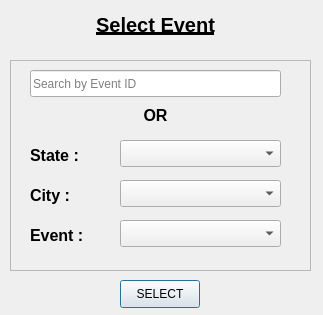
<?xml version="1.0" encoding="UTF-8"?>
<ui version="4.0">
 <class>selectEvent</class>
 <widget class="QDialog" name="selectEvent">
  <property name="geometry">
   <rect>
    <x>0</x>
    <y>0</y>
    <width>323</width>
    <height>315</height>
   </rect>
  </property>
  <property name="windowTitle">
   <string> </string>
  </property>
  <widget class="QFrame" name="frame">
   <property name="geometry">
    <rect>
     <x>10</x>
     <y>60</y>
     <width>301</width>
     <height>211</height>
    </rect>
   </property>
   <property name="frameShape">
    <enum>QFrame::StyledPanel</enum>
   </property>
   <property name="frameShadow">
    <enum>QFrame::Raised</enum>
   </property>
   <widget class="QComboBox" name="cityComboBox">
    <property name="geometry">
     <rect>
      <x>110</x>
      <y>120</y>
      <width>161</width>
      <height>27</height>
     </rect>
    </property>
   </widget>
   <widget class="QComboBox" name="eventComboBox">
    <property name="geometry">
     <rect>
      <x>110</x>
      <y>160</y>
      <width>161</width>
      <height>27</height>
     </rect>
    </property>
   </widget>
   <widget class="QComboBox" name="stateComboBox">
    <property name="geometry">
     <rect>
      <x>110</x>
      <y>80</y>
      <width>161</width>
      <height>27</height>
     </rect>
    </property>
   </widget>
   <widget class="QLabel" name="cityLabel">
    <property name="geometry">
     <rect>
      <x>20</x>
      <y>120</y>
      <width>111</width>
      <height>31</height>
     </rect>
    </property>
    <property name="text">
     <string>&lt;html&gt;&lt;head/&gt;&lt;body&gt;&lt;p&gt;&lt;span style=&quot; font-size:12pt; font-weight:600;&quot;&gt;City : &lt;/span&gt;&lt;/p&gt;&lt;/body&gt;&lt;/html&gt;</string>
    </property>
   </widget>
   <widget class="QLabel" name="eventLabel">
    <property name="geometry">
     <rect>
      <x>20</x>
      <y>160</y>
      <width>161</width>
      <height>31</height>
     </rect>
    </property>
    <property name="text">
     <string>&lt;html&gt;&lt;head/&gt;&lt;body&gt;&lt;p&gt;&lt;span style=&quot; font-size:12pt; font-weight:600;&quot;&gt;Event :&lt;/span&gt;&lt;/p&gt;&lt;/body&gt;&lt;/html&gt;</string>
    </property>
   </widget>
   <widget class="QLabel" name="stateLabel">
    <property name="geometry">
     <rect>
      <x>20</x>
      <y>80</y>
      <width>111</width>
      <height>31</height>
     </rect>
    </property>
    <property name="text">
     <string>&lt;html&gt;&lt;head/&gt;&lt;body&gt;&lt;p&gt;&lt;span style=&quot; font-size:12pt; font-weight:600;&quot;&gt;State : &lt;/span&gt;&lt;/p&gt;&lt;/body&gt;&lt;/html&gt;</string>
    </property>
   </widget>
   <widget class="QLabel" name="ORLabel">
    <property name="geometry">
     <rect>
      <x>90</x>
      <y>40</y>
      <width>111</width>
      <height>31</height>
     </rect>
    </property>
    <property name="text">
     <string>&lt;html&gt;&lt;head/&gt;&lt;body&gt;&lt;p&gt;&lt;span style=&quot; font-size:12pt; font-weight:600;&quot;&gt;OR&lt;/span&gt;&lt;/p&gt;&lt;/body&gt;&lt;/html&gt;</string>
    </property>
    <property name="alignment">
     <set>Qt::AlignCenter</set>
    </property>
   </widget>
   <widget class="QLineEdit" name="searchByID">
    <property name="geometry">
     <rect>
      <x>20</x>
      <y>10</y>
      <width>251</width>
      <height>27</height>
     </rect>
    </property>
    <property name="placeholderText">
     <string>Search by Event ID</string>
    </property>
   </widget>
  </widget>
  <widget class="QLabel" name="title">
   <property name="geometry">
    <rect>
     <x>10</x>
     <y>0</y>
     <width>291</width>
     <height>51</height>
    </rect>
   </property>
   <property name="text">
    <string>&lt;html&gt;&lt;head/&gt;&lt;body&gt;&lt;p align=&quot;center&quot;&gt;&lt;span style=&quot; font-size:15pt; font-weight:600; text-decoration: underline;&quot;&gt;Select Event&lt;/span&gt;&lt;/p&gt;&lt;/body&gt;&lt;/html&gt;</string>
   </property>
  </widget>
  <widget class="QPushButton" name="selectButton">
   <property name="geometry">
    <rect>
     <x>120</x>
     <y>280</y>
     <width>80</width>
     <height>28</height>
    </rect>
   </property>
   <property name="text">
    <string>SELECT</string>
   </property>
  </widget>
 </widget>
 <resources/>
 <connections/>
</ui>
